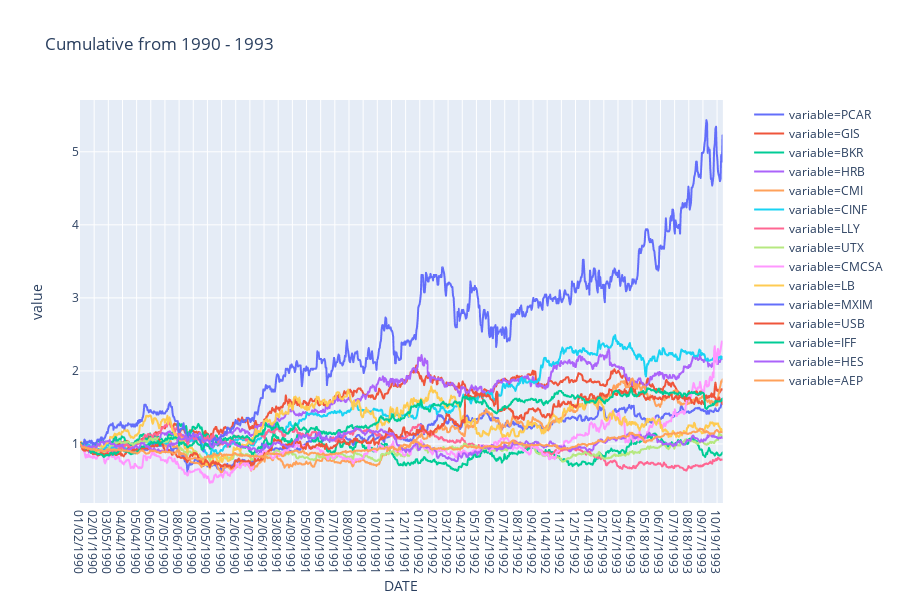

The code cell stored with this chart in its notebook:
### Code cell
px.line(pd.melt((selected/selected.iloc[0]).reset_index(), id_vars='DATE'), x='DATE', y='value', color='variable', title='Cumulative from 1990 - 1993')

### Figure 1 — Plotly figure (JSON) as saved in the notebook; plotly's stock layout.template omitted (floating-point values rounded to 4 significant figures; data arrays with more than 128 entries replaced by an {"elided": "..."} marker saying what was removed)
{"data": [{"hoverlabel": {"namelength": 0}, "hovertemplate": "variable=PCAR<br>DATE=%{x}<br>value=%{y}", "legendgroup": "variable=PCAR", "line": {"color": "#636efa", "dash": "solid"}, "mode": "lines", "name": "variable=PCAR", "showlegend": true, "type": "scattergl", "x": {"elided": "1000 str values"}, "xaxis": "x", "y": {"elided": "1000 float values"}, "yaxis": "y"}, {"hoverlabel": {"namelength": 0}, "hovertemplate": "variable=GIS<br>DATE=%{x}<br>value=%{y}", "legendgroup": "variable=GIS", "line": {"color": "#EF553B", "dash": "solid"}, "mode": "lines", "name": "variable=GIS", "showlegend": true, "type": "scattergl", "x": {"elided": "1000 str values"}, "xaxis": "x", "y": {"elided": "1000 float values"}, "yaxis": "y"}, {"hoverlabel": {"namelength": 0}, "hovertemplate": "variable=BKR<br>DATE=%{x}<br>value=%{y}", "legendgroup": "variable=BKR", "line": {"color": "#00cc96", "dash": "solid"}, "mode": "lines", "name": "variable=BKR", "showlegend": true, "type": "scattergl", "x": {"elided": "1000 str values"}, "xaxis": "x", "y": {"elided": "1000 float values"}, "yaxis": "y"}, {"hoverlabel": {"namelength": 0}, "hovertemplate": "variable=HRB<br>DATE=%{x}<br>value=%{y}", "legendgroup": "variable=HRB", "line": {"color": "#ab63fa", "dash": "solid"}, "mode": "lines", "name": "variable=HRB", "showlegend": true, "type": "scattergl", "x": {"elided": "1000 str values"}, "xaxis": "x", "y": {"elided": "1000 float values"}, "yaxis": "y"}, {"hoverlabel": {"namelength": 0}, "hovertemplate": "variable=CMI<br>DATE=%{x}<br>value=%{y}", "legendgroup": "variable=CMI", "line": {"color": "#FFA15A", "dash": "solid"}, "mode": "lines", "name": "variable=CMI", "showlegend": true, "type": "scattergl", "x": {"elided": "1000 str values"}, "xaxis": "x", "y": {"elided": "1000 float values"}, "yaxis": "y"}, {"hoverlabel": {"namelength": 0}, "hovertemplate": "variable=CINF<br>DATE=%{x}<br>value=%{y}", "legendgroup": "variable=CINF", "line": {"color": "#19d3f3", "dash": "solid"}, "mode": "lines", "name": "variable=CINF", "showlegend": true, "type": "scattergl", "x": {"elided": "1000 str values"}, "xaxis": "x", "y": {"elided": "1000 float values"}, "yaxis": "y"}, {"hoverlabel": {"namelength": 0}, "hovertemplate": "variable=LLY<br>DATE=%{x}<br>value=%{y}", "legendgroup": "variable=LLY", "line": {"color": "#FF6692", "dash": "solid"}, "mode": "lines", "name": "variable=LLY", "showlegend": true, "type": "scattergl", "x": {"elided": "1000 str values"}, "xaxis": "x", "y": {"elided": "1000 float values"}, "yaxis": "y"}, {"hoverlabel": {"namelength": 0}, "hovertemplate": "variable=UTX<br>DATE=%{x}<br>value=%{y}", "legendgroup": "variable=UTX", "line": {"color": "#B6E880", "dash": "solid"}, "mode": "lines", "name": "variable=UTX", "showlegend": true, "type": "scattergl", "x": {"elided": "1000 str values"}, "xaxis": "x", "y": {"elided": "1000 float values"}, "yaxis": "y"}, {"hoverlabel": {"namelength": 0}, "hovertemplate": "variable=CMCSA<br>DATE=%{x}<br>value=%{y}", "legendgroup": "variable=CMCSA", "line": {"color": "#FF97FF", "dash": "solid"}, "mode": "lines", "name": "variable=CMCSA", "showlegend": true, "type": "scattergl", "x": {"elided": "1000 str values"}, "xaxis": "x", "y": {"elided": "1000 float values"}, "yaxis": "y"}, {"hoverlabel": {"namelength": 0}, "hovertemplate": "variable=LB<br>DATE=%{x}<br>value=%{y}", "legendgroup": "variable=LB", "line": {"color": "#FECB52", "dash": "solid"}, "mode": "lines", "name": "variable=LB", "showlegend": true, "type": "scattergl", "x": {"elided": "1000 str values"}, "xaxis": "x", "y": {"elided": "1000 float values"}, "yaxis": "y"}, {"hoverlabel": {"namelength": 0}, "hovertemplate": "variable=MXIM<br>DATE=%{x}<br>value=%{y}", "legendgroup": "variable=MXIM", "line": {"color": "#636efa", "dash": "solid"}, "mode": "lines", "name": "variable=MXIM", "showlegend": true, "type": "scattergl", "x": {"elided": "1000 str values"}, "xaxis": "x", "y": {"elided": "1000 float values"}, "yaxis": "y"}, {"hoverlabel": {"namelength": 0}, "hovertemplate": "variable=USB<br>DATE=%{x}<br>value=%{y}", "legendgroup": "variable=USB", "line": {"color": "#EF553B", "dash": "solid"}, "mode": "lines", "name": "variable=USB", "showlegend": true, "type": "scattergl", "x": {"elided": "1000 str values"}, "xaxis": "x", "y": {"elided": "1000 float values"}, "yaxis": "y"}, {"hoverlabel": {"namelength": 0}, "hovertemplate": "variable=IFF<br>DATE=%{x}<br>value=%{y}", "legendgroup": "variable=IFF", "line": {"color": "#00cc96", "dash": "solid"}, "mode": "lines", "name": "variable=IFF", "showlegend": true, "type": "scattergl", "x": {"elided": "1000 str values"}, "xaxis": "x", "y": {"elided": "1000 float values"}, "yaxis": "y"}, {"hoverlabel": {"namelength": 0}, "hovertemplate": "variable=HES<br>DATE=%{x}<br>value=%{y}", "legendgroup": "variable=HES", "line": {"color": "#ab63fa", "dash": "solid"}, "mode": "lines", "name": "variable=HES", "showlegend": true, "type": "scattergl", "x": {"elided": "1000 str values"}, "xaxis": "x", "y": {"elided": "1000 float values"}, "yaxis": "y"}, {"hoverlabel": {"namelength": 0}, "hovertemplate": "variable=AEP<br>DATE=%{x}<br>value=%{y}", "legendgroup": "variable=AEP", "line": {"color": "#FFA15A", "dash": "solid"}, "mode": "lines", "name": "variable=AEP", "showlegend": true, "type": "scattergl", "x": {"elided": "1000 str values"}, "xaxis": "x", "y": {"elided": "1000 float values"}, "yaxis": "y"}], "layout": {"height": 600, "legend": {"tracegroupgap": 0}, "title": {"text": "Cumulative from 1990 - 1993"}, "xaxis": {"anchor": "y", "domain": [0, 0.98], "title": {"text": "DATE"}}, "yaxis": {"anchor": "x", "domain": [0, 1], "title": {"text": "value"}}}}
